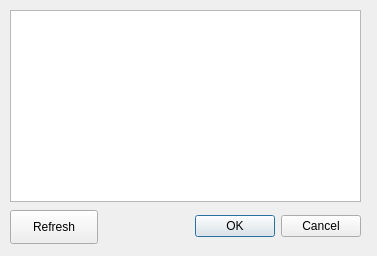
<?xml version="1.0" encoding="UTF-8"?>
<ui version="4.0">
 <class>EnumerateDialog</class>
 <widget class="QDialog" name="EnumerateDialog">
  <property name="geometry">
   <rect>
    <x>0</x>
    <y>0</y>
    <width>377</width>
    <height>256</height>
   </rect>
  </property>
  <property name="windowTitle">
   <string>Dialog</string>
  </property>
  <widget class="QDialogButtonBox" name="buttonBox">
   <property name="geometry">
    <rect>
     <x>180</x>
     <y>210</y>
     <width>181</width>
     <height>32</height>
    </rect>
   </property>
   <property name="orientation">
    <enum>Qt::Horizontal</enum>
   </property>
   <property name="standardButtons">
    <set>QDialogButtonBox::Cancel|QDialogButtonBox::Ok</set>
   </property>
  </widget>
  <widget class="QListWidget" name="devices_list">
   <property name="geometry">
    <rect>
     <x>10</x>
     <y>10</y>
     <width>351</width>
     <height>192</height>
    </rect>
   </property>
   <property name="editTriggers">
    <set>QAbstractItemView::DoubleClicked|QAbstractItemView::EditKeyPressed</set>
   </property>
  </widget>
  <widget class="QPushButton" name="refresh_button">
   <property name="geometry">
    <rect>
     <x>10</x>
     <y>210</y>
     <width>88</width>
     <height>34</height>
    </rect>
   </property>
   <property name="text">
    <string>Refresh</string>
   </property>
  </widget>
 </widget>
 <resources/>
 <connections>
  <connection>
   <sender>buttonBox</sender>
   <signal>accepted()</signal>
   <receiver>EnumerateDialog</receiver>
   <slot>accept()</slot>
   <hints>
    <hint type="sourcelabel">
     <x>248</x>
     <y>254</y>
    </hint>
    <hint type="destinationlabel">
     <x>157</x>
     <y>274</y>
    </hint>
   </hints>
  </connection>
  <connection>
   <sender>buttonBox</sender>
   <signal>rejected()</signal>
   <receiver>EnumerateDialog</receiver>
   <slot>reject()</slot>
   <hints>
    <hint type="sourcelabel">
     <x>316</x>
     <y>260</y>
    </hint>
    <hint type="destinationlabel">
     <x>286</x>
     <y>274</y>
    </hint>
   </hints>
  </connection>
 </connections>
</ui>
